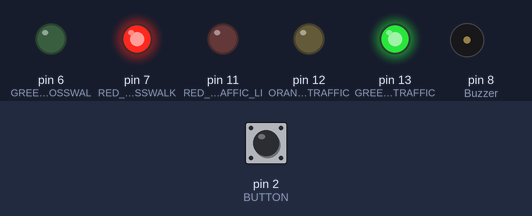
Simulated run of this sketch. Board: Arduino Uno, built with avr-gcc and run on an emulated ATmega328P. Parts: output pins drawn as LEDs (lit = HIGH), buzzer (waves = sounding). The test bench sets the inputs (shaded band); at power-on: pin 2 (BUTTON) HIGH.

Above: at 1.2 s.
1.3 s: pin 2 (BUTTON) pulled LOW for 0.15 s
At 4.8 s:
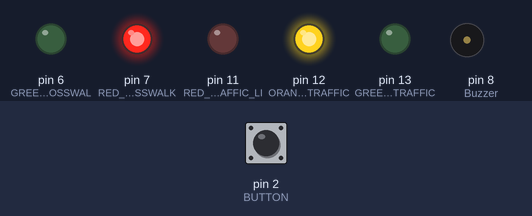
At 8.3 s:
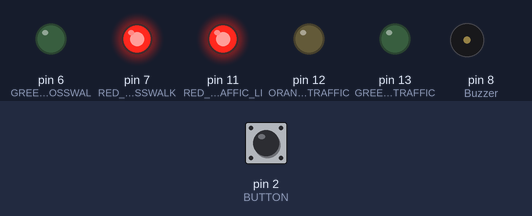
Timing chart, 0 to 19.1 s (numbered marks = the images above; inputs shaded):
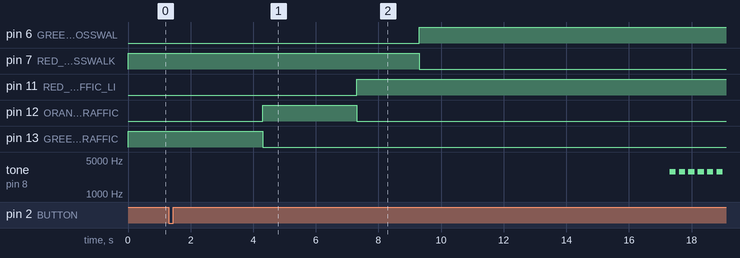

The sketch:

Traffic_lights_with_crosswalk.ino
```cpp
//CODE MADE BY YADRATOREX

byte crosswalk_button=0;    //That will memorize the state of the button, if it's pressed or not

void setup() {
  pinMode(11, OUTPUT); //RED LED OF THE TRAFFIC LIGHTS
  pinMode(12, OUTPUT); //ORANGE LED OF THE TRAFFIC LIGHTS
  pinMode(13, OUTPUT); //GREEN LED OF THE TRAFFIC LIGHTS
  pinMode(2, INPUT);   //BUTTON
  pinMode(6, OUTPUT);  //GREEN LED OF THE CROSSWALK
  pinMode(7, OUTPUT);  //RED LED OF THE CROSSWALK
  pinMode(8, OUTPUT);  //Buzzer
}

void loop() {

  crosswalk_button=digitalRead(2);  //That will read the state of the button, if it's pressed or not

   if (crosswalk_button == 0) //If you press the button for the crosswalk, the red traffic light will turn on with the green one for the crosswalk
  {
    delay(3000);
    digitalWrite(13,LOW);     //TURN OFF THE GREEN LED OF THE TRAFFIC LIGHTS
    digitalWrite(12,HIGH);    //TURN ON ORANGE LED OF THE TRAFFIC LIGHTS
    delay(3000);              //DELAY TIME FOR THE ORANGE LED
    digitalWrite(12,LOW);     //TURN OFF ORANGE LED OF THE TRAFFIC LIGHTS
    digitalWrite(11,HIGH);    //TURN ON RED LED OF THE TRAFFIC LIGHTS
    delay(2000);              //WAIT FOR TURN ON THE GREEN LED OF THE CROSSWALK
    digitalWrite(7,LOW);      //TURN OFF THE RED LED OF THE CROSSWALK
    digitalWrite(6,HIGH);     //TURN ON THE GREEN LED OF THE CROSSWALK
    delay(8000);              //DELAY TIME FOR THE GREEN LED OF THE CROSSWALK

    if(6,HIGH)               //Now, when the delaying time run out, the buzzer starts beeping
    {
      tone(8,2900,200);      //Beeps out of time for the crosswalk
      delay(300);
      tone(8,2900,200);
      delay(300);
      tone(8,2900,200);
      delay(300);
      tone(8,2900,200);
      delay(300);
      tone(8,2900,200);
      delay(300);
      tone(8,2900,200);
      delay(300);
      tone(8,2900,200);
      delay(300);
      tone(8,2900,200);
      delay(300);
      tone(8,2900,200);
      delay(300);
      digitalWrite(6,LOW);  //TURN OFF THE GREEN LED OF THE CROSSWALK
      digitalWrite(7,HIGH); //TURN ON THE RED LED OF THE CROSSWALK
    }

    delay(2000);  //Wait two seconds for go green the traffic light and red for the crosswalk

  }

   else     //When the button is not pressed, the green traffic light will be on with the red one for the crosswalk
   {

    digitalWrite(13, HIGH);     //TURN ON THE GREEN LED OF THE TRAFFIC LIGHTS
    digitalWrite(7,HIGH);       //TURN ON THE RED LED OF THE CROSSWALK
    digitalWrite(6,LOW);        //TURN ON THE OTHER LED LIGHTS
    digitalWrite(12,LOW);
    digitalWrite(11,LOW);

  }


}

//YADRATOREX 11-01-2017
```

Measured:
- after the input at 1.3 s, pin 6 (GREEN_LED_OF_THE_CROSSWAL): LOW → HIGH after 8.0 s; pin 7 (RED_LED_OF_THE_CROSSWALK): HIGH → LOW after 8.0 s; pin 11 (RED_LED_OF_THE_TRAFFIC_LI): LOW → HIGH after 6.0 s; pin 12 (ORANGE_LED_OF_THE_TRAFFIC): LOW → HIGH after 3.0 s, → LOW 3.0 s later; pin 13 (GREEN_LED_OF_THE_TRAFFIC): HIGH → LOW after 3.0 s
